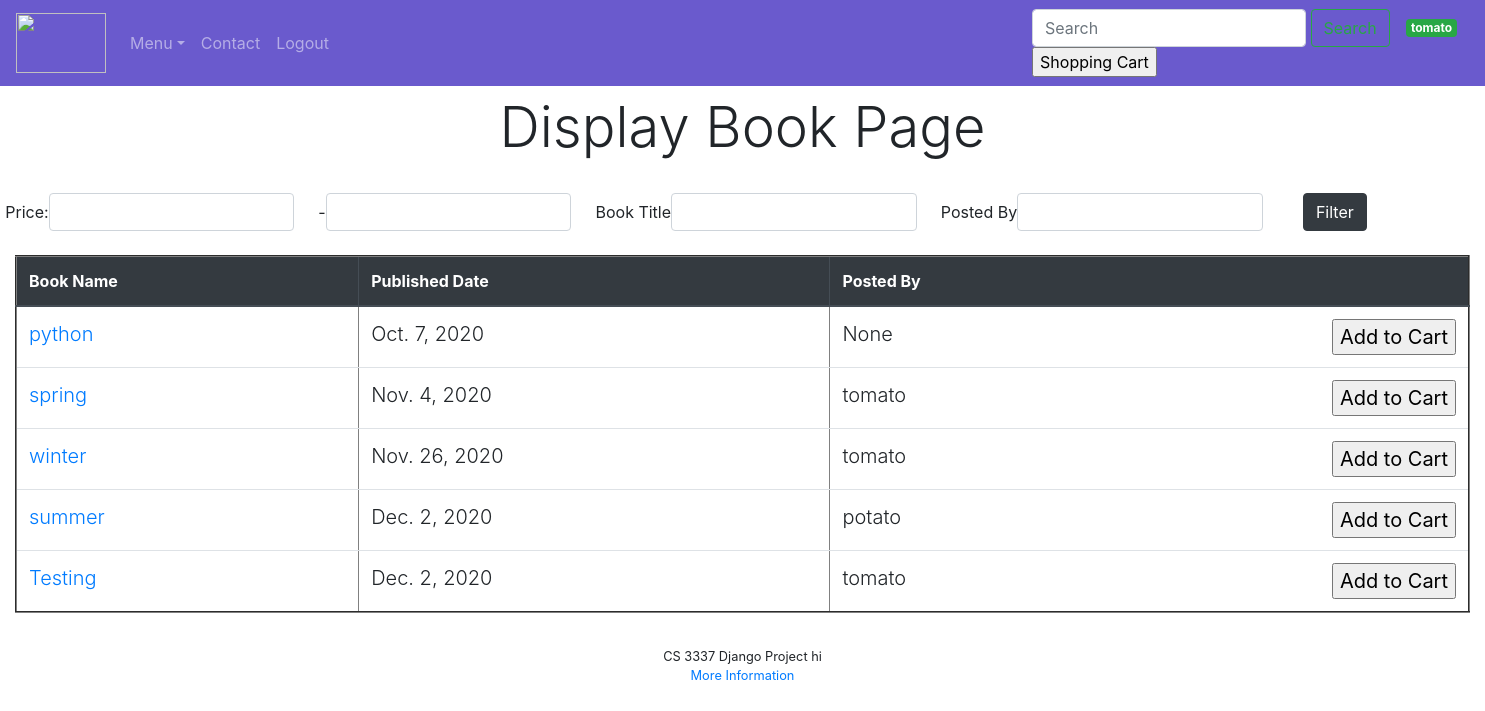
Before: /displaybooks (signed in) with the older database file.
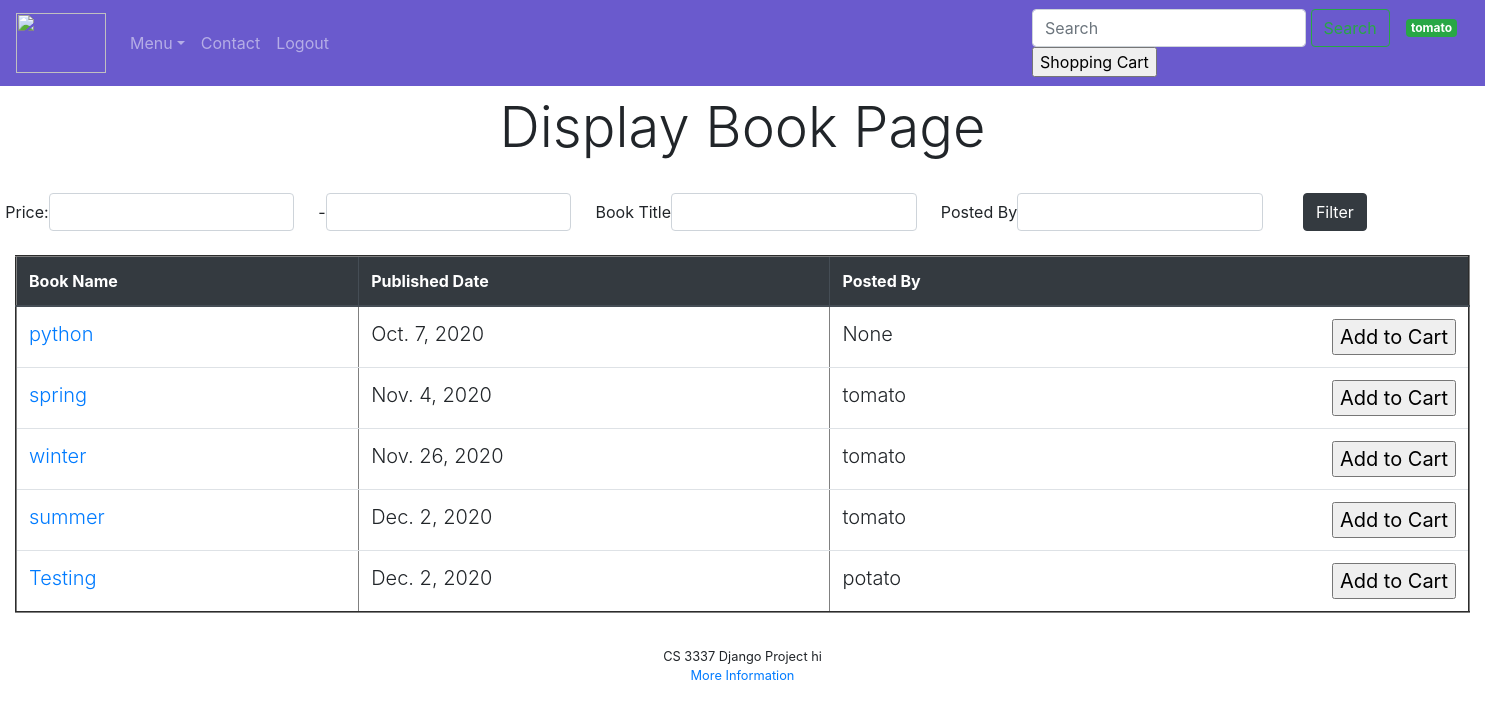
After: the same page with the newer database file.
### bookMng/models.py (models this page shows, shortened)
class Book(models.Model):
    name = models.CharField(max_length=200)
    web = models.URLField(max_length=200)
    price = models.DecimalField(decimal_places=2, max_digits=6)
    publishdate = models.DateField(auto_now=True)
    picture = models.FileField(upload_to='bookEx/static/uploads')
    pic_path = models.CharField(max_length=300, editable=False, blank=True)
    username = models.ForeignKey(User, blank=True, null=True, on_delete=models.CASCADE)

### bookMng/views.py (the view)
# urls.py: path('displaybooks', views.displaybooks, name='displaybooks'),
@login_required(login_url=reverse_lazy('login'))
def displaybooks(request):
    books = Book.objects.all()
    myFilter = BookFilter(request.GET, queryset=books)
    books = myFilter.qs
    for b in books:
        b.pic_path = b.picture.url[14:]
    return render(request,
                  'bookMng/displaybooks.html',
                  {
                      'item_list': MainMenu.objects.all(),
                      'books': books,
                      'myFilter': myFilter
                  }
                  )

### bookEx/templates/bookMng/displaybooks.html (shortened to what this page needs)
{% extends "base.html" %}
{% load static %}
{% block content %}
<div class="container-fluid">
    <div class="container " align="center">
        <div>
            <h1 align="center" class="display-4 mx-auto my-auto px-3 py-2"> Display Book Page </h1>
        </div>
    </div>
    {% include 'bookMng/filterbooks.html' %}
     <table class="table table-hover mx-auto my-4" id="my-books-table" align="center" border="2" width="800">
            <thead class="thead-dark">
            <tr>
                <th scope="col"> Book Name</th>
                <th scope="col"> Published Date</th>
                <th scope="col">Posted By</th>
            </tr>
            </thead>
            {% for book in books %}
                <tr>
                    <td class="lead">
                        <a href="book_detail/{{ book.id }}" align="">
                            {{ book.name }}
                        </a>
                    </td>
                    <td class="lead">{{ book.publishdate }}</td>
                    <td class="lead">
                        {{ book.username }}
                        <input type="button" value="Add to Cart" style="float: right;">
                    </td>
                </tr>
            {% endfor %}
     </table>
</div>
{% endblock content %}

Changed rows visible on the page:
changed Book "summer": username "potato" → "tomato"
changed Book "Testing": username "tomato" → "potato"
